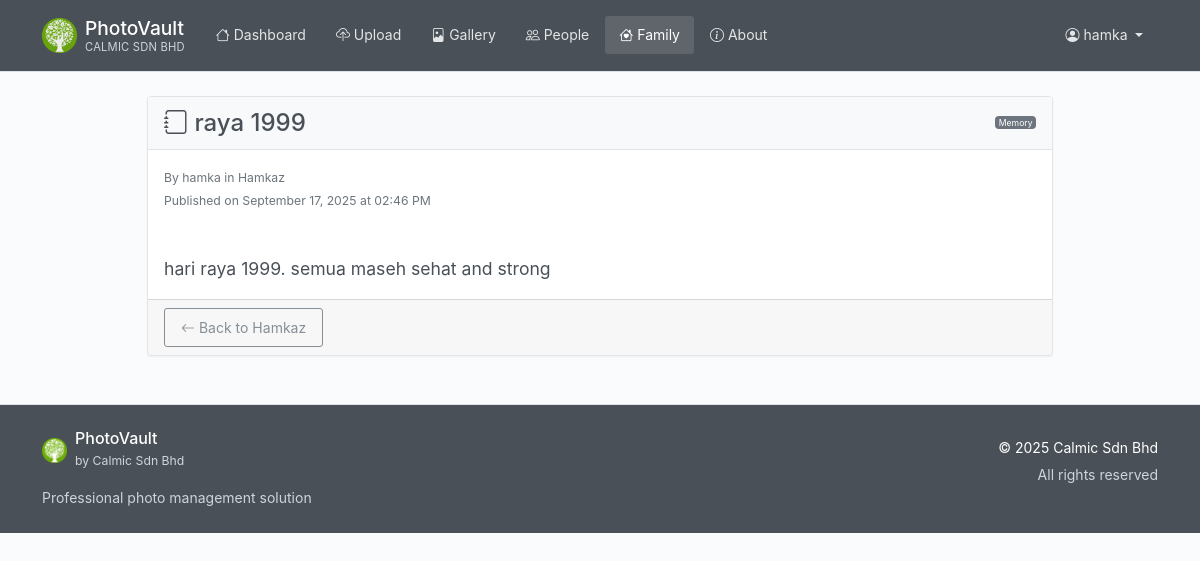
Screenshot of /family/story/1 (signed in) with the database file from the repository.
### photovault/models/__init__.py (models this page shows, shortened)
class User(UserMixin, db.Model):
    id = db.Column(db.Integer, primary_key=True)
    username = db.Column(db.String(80), unique=True, nullable=False)
    email = db.Column(db.String(120), unique=True, nullable=False)
    password_hash = db.Column(db.String(255), nullable=False)
    created_at = db.Column(db.DateTime, default=datetime.utcnow)
    is_active = db.Column(db.Boolean, default=True)
    is_admin = db.Column(db.Boolean, default=False, nullable=False)
    is_superuser = db.Column(db.Boolean, default=False, nullable=False)
    photos = db.relationship('Photo', backref='user', lazy=True, cascade='all, delete-orphan')
    albums = db.relationship('Album', backref='user', lazy=True, cascade='all, delete-orphan')
    people = db.relationship('Person', backref='user', lazy=True, cascade='all, delete-orphan')

class Story(db.Model):
    id = db.Column(db.Integer, primary_key=True)
    vault_id = db.Column(db.Integer, db.ForeignKey('family_vault.id'), nullable=False)
    author_id = db.Column(db.Integer, db.ForeignKey('user.id'), nullable=False)
    title = db.Column(db.String(200), nullable=False)
    content = db.Column(db.Text, nullable=False)
    story_type = db.Column(db.String(50), default='memory')  # 'memory', 'biography', 'event', 'tradition'
    is_published = db.Column(db.Boolean, default=True)
    created_at = db.Column(db.DateTime, default=datetime.utcnow)
    updated_at = db.Column(db.DateTime, default=datetime.utcnow, onupdate=datetime.utcnow)
    author = db.relationship('User', backref='authored_stories')
    photo_attachments = db.relationship('StoryPhoto', backref='story', lazy='dynamic', cascade='all, delete-orphan')
    person_mentions = db.relationship('StoryPerson', backref='story', lazy='dynamic', cascade='all, delete-orphan')

class FamilyVault(db.Model):
    id = db.Column(db.Integer, primary_key=True)
    name = db.Column(db.String(200), nullable=False)
    description = db.Column(db.Text)
    created_by = db.Column(db.Integer, db.ForeignKey('user.id'), nullable=False)
    vault_code = db.Column(db.String(20), unique=True, nullable=False)  # Unique code for sharing
    is_public = db.Column(db.Boolean, default=False)  # Whether discoverable by vault code
    created_at = db.Column(db.DateTime, default=datetime.utcnow)
    updated_at = db.Column(db.DateTime, default=datetime.utcnow, onupdate=datetime.utcnow)
    creator = db.relationship('User', backref='created_vaults')
    members = db.relationship('FamilyMember', backref='vault', lazy='dynamic', cascade='all, delete-orphan')
    invitations = db.relationship('VaultInvitation', backref='vault', lazy='dynamic', cascade='all, delete-orphan')
    shared_photos = db.relationship('VaultPhoto', backref='vault', lazy='dynamic', cascade='all, delete-orphan')
    stories = db.relationship('Story', backref='vault', lazy='dynamic', cascade='all, delete-orphan')
    def has_member(self, user_id):
        return self.members.filter_by(user_id=user_id, status='active').first() is not None

### photovault/routes/family.py (the view)
@family_bp.route('/story/<int:story_id>')
@login_required
def view_story(story_id):
    story = Story.query.get_or_404(story_id)
    if not story.vault.has_member(current_user.id) and story.vault.created_by != current_user.id:
        flash('You do not have access to this story.', 'error')
        return redirect(url_for('family.index'))
    story_photos = StoryPhoto.query.filter_by(story_id=story_id).order_by(StoryPhoto.order_index).all()
    story_people = StoryPerson.query.filter_by(story_id=story_id).all()
    return render_template('family/story_detail.html',
                         story=story,
                         story_photos=story_photos,
                         story_people=story_people)

### photovault/templates/family/story_detail.html (shortened to what this page needs)
{% extends "base.html" %}
{% block content %}
<div class="container mt-4">
    <div class="row justify-content-center">
        <div class="col-md-10">
            <div class="card">
                <div class="card-header">
                    <div class="d-flex justify-content-between align-items-center">
                        <h4 class="mb-0">
                            <i class="bi bi-journal"></i> {{ story.title }}
                        </h4>
                        <span class="badge bg-secondary">{{ story.story_type.title() }}</span>
                    </div>
                </div>
                <div class="card-body">
                    <div class="mb-3">
                        <small class="text-muted">
                            By {{ story.author.username }} in {{ story.vault.name }}
                            <br>
                            Published on {{ story.created_at.strftime('%B %d, %Y at %I:%M %p') }}
                        </small>
                    </div>
                    <div class="story-content">
                        {{ story.content }}
                    </div>
                </div>
                <div class="card-footer">
                    <div class="d-flex justify-content-between">
                        <a href="{{ url_for('family.view_vault', vault_id=story.vault_id) }}" class="btn btn-outline-secondary">
                            <i class="bi bi-arrow-left"></i> Back to {{ story.vault.name }}
                        </a>
                    </div>
                </div>
            </div>
        </div>
    </div>
</div>
{% endblock %}

### photovault/templates/base.html (shortened to what this page needs)
<!DOCTYPE html>
<html lang="en">
<head>
    <link href="https://cdn.jsdelivr.net/npm/bootstrap@5.1.3/dist/css/bootstrap.min.css" rel="stylesheet"
>
    <link rel="stylesheet" href="https://cdn.jsdelivr.net/npm/bootstrap-icons@1.11.3/font/bootstrap-icons.css">
    <link rel="stylesheet" href="{{ url_for('static', filename='css/style.css') }}">
</head>
<body>
    <nav class="navbar navbar-expand-lg navbar-dark" role="navigation" aria-label="Main navigation">
        <div class="container">
            <a class="navbar-brand d-flex align-items-center" href="{{ url_for('main.index') }}" aria-label="PhotoVault Home">
                <div class="logo-container me-2 d-flex align-items-center">
                    <img src="{{ url_for('static', filename='img/calmic-logo.png') }}"
                         alt="Calmic Logo"
                         height="35"
                         class="logo-img"
                         onload="this.parentNode.querySelector('.logo-fallback').style.display='none';"
                         onerror="this.style.display='none'; this.parentNode.querySelector('.logo-fallback').style.display='flex';">
                </div>
                <div class="brand-text">
                    <div class="brand-name">{{ app_title if app_title else 'PhotoVault' }}</div>
                    <div class="company-name">{{ company_info.name if company_info else 'Calmic Sdn Bhd' }}</div>
                </div>
            </a>
            <div class="collapse navbar-collapse" id="navbarNav">
                {% if current_user.is_authenticated %}
                <div class="navbar-nav me-auto">
                    <a class="nav-link {{ 'active' if request.endpoint == 'main.dashboard' }}"
                       href="{{ url_for('main.dashboard') }}" aria-current="{% if request.endpoint == 'main.dashboard' %}page{% endif %}">
                        <i class="bi bi-house" aria-hidden="true"></i> Dashboard
                    </a>
                    <a class="nav-link {{ 'active' if request.endpoint == 'photo.upload_photo' }}"
                       href="/upload" aria-current="{% if request.endpoint == 'photo.upload_photo' %}page{% endif %}">
                        <i class="bi bi-cloud-upload" aria-hidden="true"></i> Upload
                    </a>
                    <a class="nav-link"
                       href="/gallery" aria-current="page">
                        <i class="bi bi-file-image" aria-hidden="true"></i> Gallery
                    </a>
                    <a class="nav-link {{ 'active' if request.endpoint == 'main.people' }}"
                       href="{{ url_for('main.people') }}" aria-current="{% if request.endpoint == 'main.people' %}page{% endif %}">
                        <i class="bi bi-people" aria-hidden="true"></i> People
                    </a>
                    <a class="nav-link {{ 'active' if request.endpoint and request.endpoint.startswith('family.') }}"
                       href="{{ url_for('family.index') }}" aria-current="{% if request.endpoint and request.endpoint.startswith('family.') %}page{% endif %}">
                        <i class="bi bi-house-heart" aria-hidden="true"></i> Family
                    </a>
                    <a class="nav-link {{ 'active' if request.endpoint == 'main.about' }}"
                       href="{{ url_for('main.about') }}" aria-current="{% if request.endpoint == 'main.about' %}page{% endif %}">
                        <i class="bi bi-info-circle" aria-hidden="true"></i> About
                    </a>
                </div>
                <div class="navbar-nav ms-auto">
                    <div class="nav-item dropdown">
                        <a class="nav-link dropdown-toggle" href="#" id="userDropdown" role="button"
                           data-bs-toggle="dropdown" aria-expanded="false" aria-label="User menu for {{ current_user.username }}">
                            <i class="bi bi-person-circle" aria-hidden="true"></i>
                            <span class="d-none d-sm-inline">{{ current_user.username }}</span>
                        </a>
                    </div>
                </div>
                {% endif %}
            </div>
        </div>
    </nav>
    <main class="container my-4" id="main-content" role="main">
        {% block content %}{% endblock %}
    </main>
    <footer class="py-4 mt-5" role="contentinfo">
        <div class="container">
            <div class="row">
                <div class="col-md-6 mb-3 mb-md-0">
                    <div class="d-flex align-items-center mb-3">
                        <div class="footer-logo-container me-2 d-flex align-items-center">
                            <img src="{{ url_for('static', filename='img/calmic-logo.png') }}"
                                 alt="Calmic Logo"
                                 height="25"
                                 class="footer-logo-img"
                                 onload="this.parentNode.querySelector('.footer-logo-fallback').style.display='none';"
                                 onerror="this.style.display='none'; this.parentNode.querySelector('.footer-logo-fallback').style.display='flex';">
                        </div>
                        <div>
                            <h6 class="mb-0">{{ app_title if app_title else 'PhotoVault' }}</h6>
                            <small class="text-muted">by {{ company_info.name if company_info else 'Calmic Sdn Bhd' }}</small>
                        </div>
                    </div>
                    <p class="text-muted mb-0">Professional photo management solution</p>
                </div>
                <div class="col-md-6 text-md-end">
                    <p class="mb-1">{{ company_copyright if company_copyright else '© 2025 Calmic Sdn Bhd' }}</p>
                    <p class="text-muted mb-0">All rights reserved</p>
                </div>
            </div>
        </div>
    </footer>
</body>
</html>

### photovault/static/css/style.css (style rules this page uses)
body { font-family: -apple-system, BlinkMacSystemFont, 'Segoe UI', Roboto, 'Helvetica Neue', Arial, sans-serif; font-size: 14px; line-height: 1.6; color: #495057; background-color: #fafbfc; font-weight: 400; }
:root { --primary-color: #495057; --secondary-color: #868e96; --success-color: #51a351; --info-color: #5bc0de; --warning-color: #f0ad4e; --danger-color: #d9534f; --light-bg: #fafbfc; --lighter-bg: #ffffff; --border-color: #e1e5e9; --text-muted: #6c757d; --text-dark: #495057; }
.navbar-brand { font-weight: 500; font-size: 1.2rem; padding: 0.5rem 0; color: #ffffff !important; }
.navbar-brand img { border-radius: 2px; opacity: 0.9; }
.brand-text { line-height: 1.3; }
.brand-name { font-size: 1.2rem; font-weight: 500; color: #ffffff; margin-bottom: -1px; }
.company-name { font-size: 0.7rem; color: #ced4da; font-weight: 400; text-transform: uppercase; letter-spacing: 0.2px; }
.navbar-dark { background-color: var(--primary-color) !important; border-bottom: 1px solid #dee2e6; box-shadow: none; }
.navbar-dark .navbar-nav .nav-link { color: rgba(255,255,255,0.85) !important; font-weight: 400; padding: 0.5rem 0.875rem; border-radius: 3px; margin: 0 1px; transition: all 0.15s ease; }
.navbar-dark .navbar-nav .nav-link.active { color: #ffffff !important; background-color: rgba(255,255,255,0.12); }
.badge { font-size: 0.6em; font-weight: 400; padding: 0.25em 0.4em; }
.card { border: 1px solid var(--border-color); border-radius: 4px; box-shadow: 0 1px 2px rgba(0,0,0,0.05); transition: box-shadow 0.15s ease; background-color: var(--lighter-bg); }
.card-header { background-color: #f8f9fa; border-bottom: 1px solid var(--border-color); font-weight: 500; color: var(--text-dark); padding: 0.75rem 1rem; font-size: 0.9rem; }
.btn { border-radius: 3px; font-weight: 400; font-size: 0.875rem; padding: 0.5rem 1rem; transition: all 0.15s ease; border-width: 1px; }
.btn-outline-secondary { color: var(--secondary-color); border-color: var(--secondary-color); }
footer { background-color: var(--primary-color); color: #ffffff; border-top: 1px solid #dee2e6; }
footer .text-muted { color: #ced4da !important; }
.text-muted { color: var(--text-muted) !important; }
.bg-secondary, .bg-secondary * { color: #ffffff !important; }
.card { background-color: #ffffff !important; color: #495057 !important; }
.card-body { color: inherit !important; }

### photovault/templates/family/story_detail.html (style rules this page uses)
.story-content { white-space: pre-line; line-height: 1.6; font-size: 1.1rem; }

### rows the page displays
User: username "hamka", author.username "hamka"
Story: title "raya 1999", story_type "Memory", created_at "September 17, 2025 at 02:46 PM", content "hari raya 1999. semua maseh sehat and strong"
FamilyVault: vault.name "Hamkaz"

### other values shown
{{ app_title if app_title else 'PhotoVault' }} "PhotoVault"
{{ company_info.name if company_info else 'Calmic Sdn Bhd' }} "CALMIC SDN BHD"
{{ company_info.name if company_info else 'Calmic Sdn Bhd' }} "Calmic Sdn Bhd"
{{ company_copyright if company_copyright else '© 2025 Calmic Sdn Bhd' }} "© 2025 Calmic Sdn Bhd"
